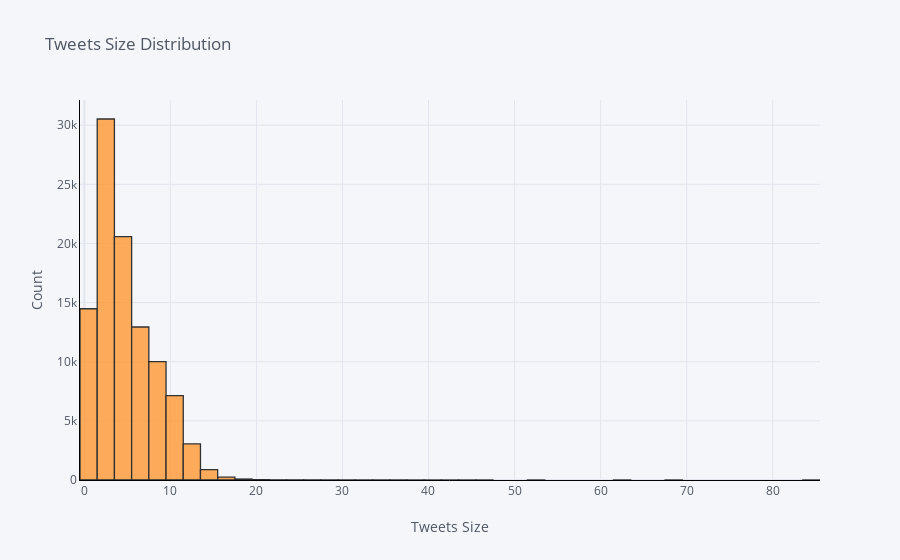

The notebook cell this image was saved under:
### Code cell
data['Size'].iplot(kind='hist',bins=50,xTitle='Tweets Size',linecolor='black',yTitle='Count',title='Tweets Size Distribution')

### Figure 1 — Plotly figure (JSON) as saved in the notebook; plotly's stock layout.template omitted (floating-point values rounded to 4 significant figures; data arrays with more than 128 entries replaced by an {"elided": "..."} marker saying what was removed)
{"data": [{"histfunc": "count", "histnorm": "", "marker": {"color": "rgba(255, 153, 51, 1.0)", "line": {"color": "#000000", "width": 1.3}}, "name": "Size", "nbinsx": 50, "opacity": 0.8, "orientation": "v", "type": "histogram", "x": {"elided": "100000 int values"}}], "layout": {"barmode": "overlay", "legend": {"bgcolor": "#F5F6F9", "font": {"color": "#4D5663"}}, "paper_bgcolor": "#F5F6F9", "plot_bgcolor": "#F5F6F9", "title": {"font": {"color": "#4D5663"}, "text": "Tweets Size Distribution"}, "xaxis": {"gridcolor": "#E1E5ED", "linecolor": "black", "showgrid": true, "tickfont": {"color": "#4D5663"}, "title": {"font": {"color": "#4D5663"}, "text": "Tweets Size"}, "zerolinecolor": "#E1E5ED"}, "yaxis": {"gridcolor": "#E1E5ED", "linecolor": "black", "showgrid": true, "tickfont": {"color": "#4D5663"}, "title": {"font": {"color": "#4D5663"}, "text": "Count"}, "zerolinecolor": "#E1E5ED"}}}
